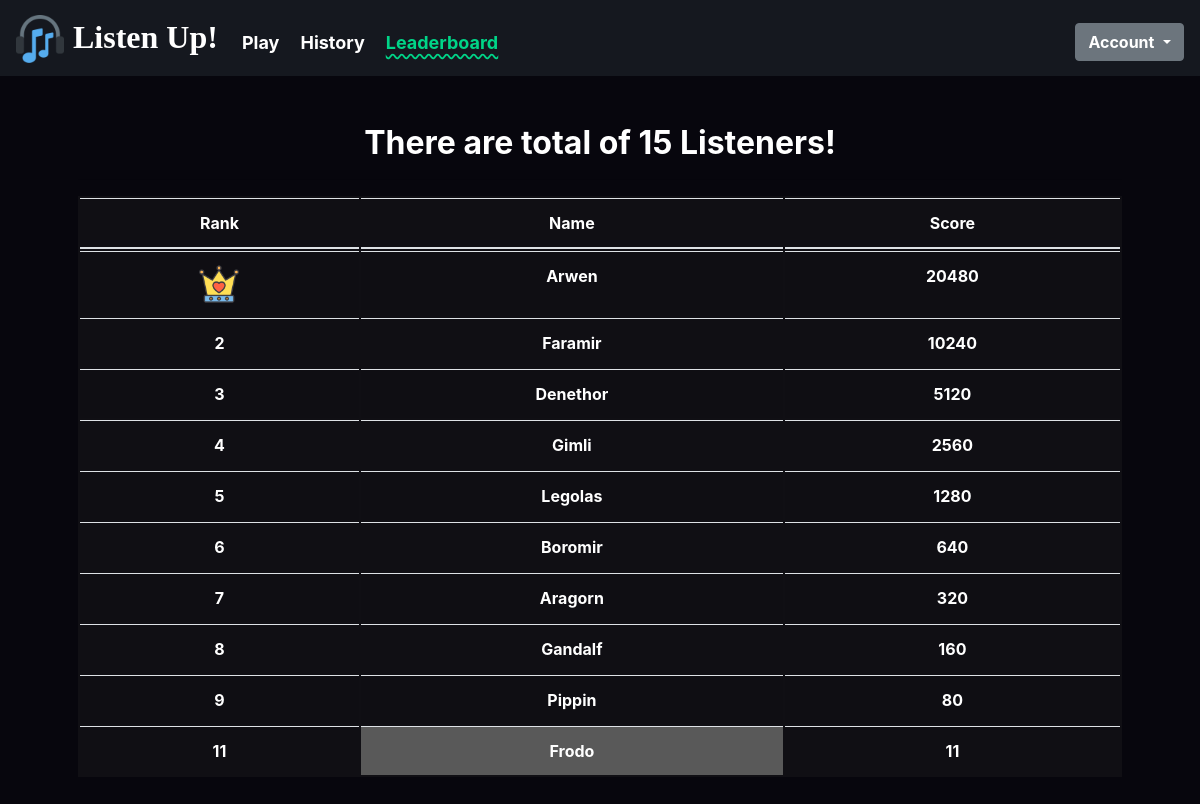
Page /leaderboard (signed in) on the committed database.
### tables this page shows
CREATE TABLE users (id INTEGER, username TEXT NOT NULL, hash TEXT NOT NULL, score NUMERIC NOT NULL DEFAULT 0, PRIMARY KEY(id));

### application.py (the view)
@app.route("/leaderboard")
@login_required
def leaderboard():
    topten = 1
    rows = db.execute("SELECT id, username, score FROM users ORDER BY score DESC")
    for index, dict in enumerate(rows):
        if dict['id'] == session["user_id"]:
            break
    if index > 9:
        topten = 0
    userinfo = rows[index]
    totalPlayer = len(rows)
    if totalPlayer < 10:
        looprange = totalPlayer
    else:
        looprange = 10
        if index > 9:
            looprange = 9
    return render_template("leaderboard.html", rows=rows[:10], userinfo=userinfo, totalPlayer=totalPlayer, looprange=looprange, topten=topten, index=index)

### application.py (called while the page is built)
@app.after_request
def after_request(response):
    response.headers["Cache-Control"] = "no-cache, no-store, must-revalidate"
    response.headers["Expires"] = 0
    response.headers["Pragma"] = "no-cache"
    return response

### helpers.py (called while the page is built)
def login_required(f):
    @wraps(f)
    def decorated_function(*args, **kwargs):
        if session.get("user_id") is None:
            return redirect("/login")
        return f(*args, **kwargs)
    return decorated_function

### templates/leaderboard.html (shortened to what this page needs)
{% extends "layout.html" %}
{% set active_page = "leaderboard" %}
{% block main %}
    <h2><b>There are total of {{ totalPlayer }} Listeners!</b></h2>
    <hr>
    <table class="table table-striped" style="text-align: center; background-color: #3333;">
        <thead>
            <tr>
                <th>Rank</th>
                <th>Name</th>
                <th>Score</th>
            </tr>
        </thead>
        <tbody>
            {% for n in range(looprange) %}
                <tr>
                {% if n + 1 == 1 %}
                    <td><img src="/static/crown.png" style="height: 40px;"></td>
                {% else %}
                    <td><b>{{ n + 1 }}</b></td>
                {% endif %}
                {% if rows[n]['username'] ==  userinfo['username'] %}
                    <td style="background-color: #595959;"><b>{{ rows[n]['username'] }}</b></td>
                {% else %}
                    <td><b>{{ rows[n]['username'] }}</b></td>
                {% endif %}
                <td><b>{{ rows[n]['score'] }}</b></td>
                </tr>
            {% endfor %}
            {% if not topten %}
                <tr>
                <td><b>{{ index }}</b></td>
                <td style="background-color: #595959;"><b>{{ userinfo['username'] }}</b></td>
                <td><b>{{ userinfo['score'] }}</b></td>
                </tr>
            {% endif %}
        </tbody>
    </table>
{% endblock %}

### static/styles.css (style rules this page uses)
b { color:white }
main img { max-width: 100%; }
.table { width: 100%; margin-bottom: 1rem; background-color: transparent; }
main table { text-align: left; }
table { border-collapse: collapse; }
table { display: table; border-collapse: separate; box-sizing: border-box; text-indent: initial; border-spacing: 2px; border-color: grey; }
body { background-color: #07060d; overflow-x: hidden; }
td { max-width: 100px; white-space: nowrap; overflow: hidden; text-overflow: ellipsis; color: white; }
td:before { content: attr(title); }
th { color: white; }

### rows in the picture
users: username "Arwen", score "20480"
users: username "Faramir", score "10240"
users: username "Denethor", score "5120"
users: username "Gimli", score "2560"
users: username "Legolas", score "1280"
users: username "Boromir", score "640"
users: username "Aragorn", score "320"
users: username "Gandalf", score "160"
users: username "Pippin", score "80"
users: username "Frodo", score "11"

### other values in the picture
{{ totalPlayer }} "15"
{{ n + 1 }} "2" "3" "4" "5" "6" "7" "8" "9"
{{ index }} "11"
